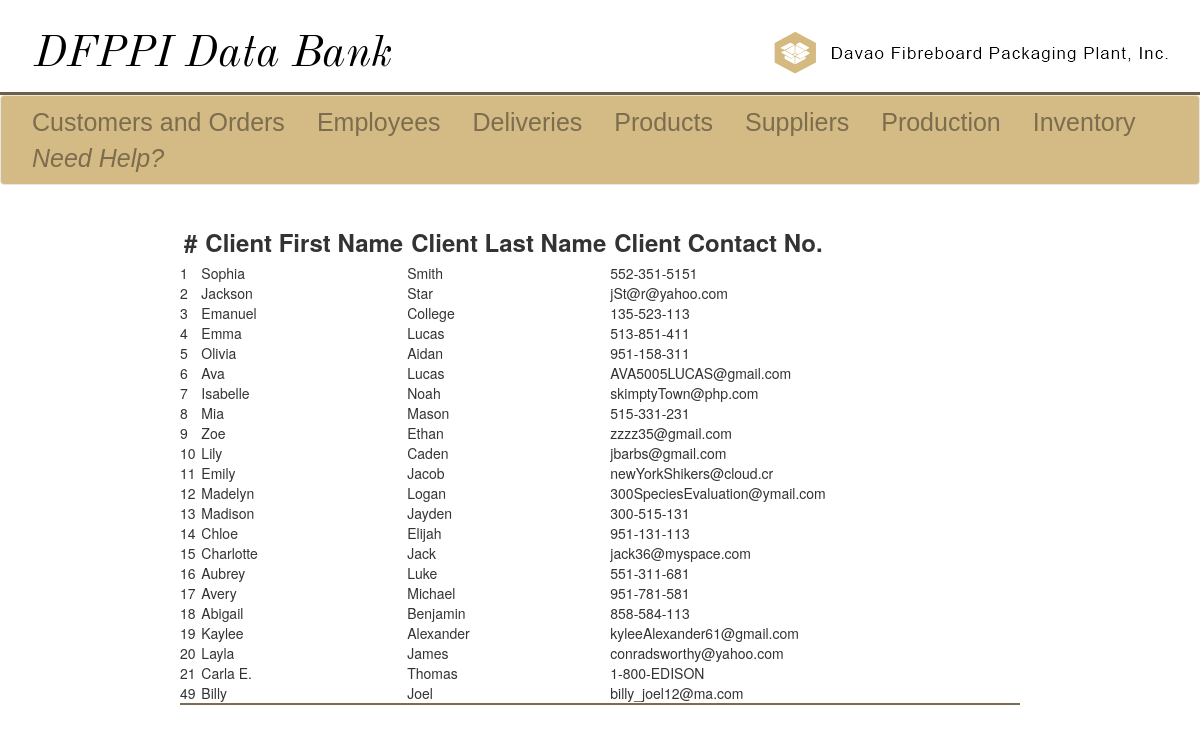
/customers-view-customer.php (signed in), run on an earlier commit of the app's database.
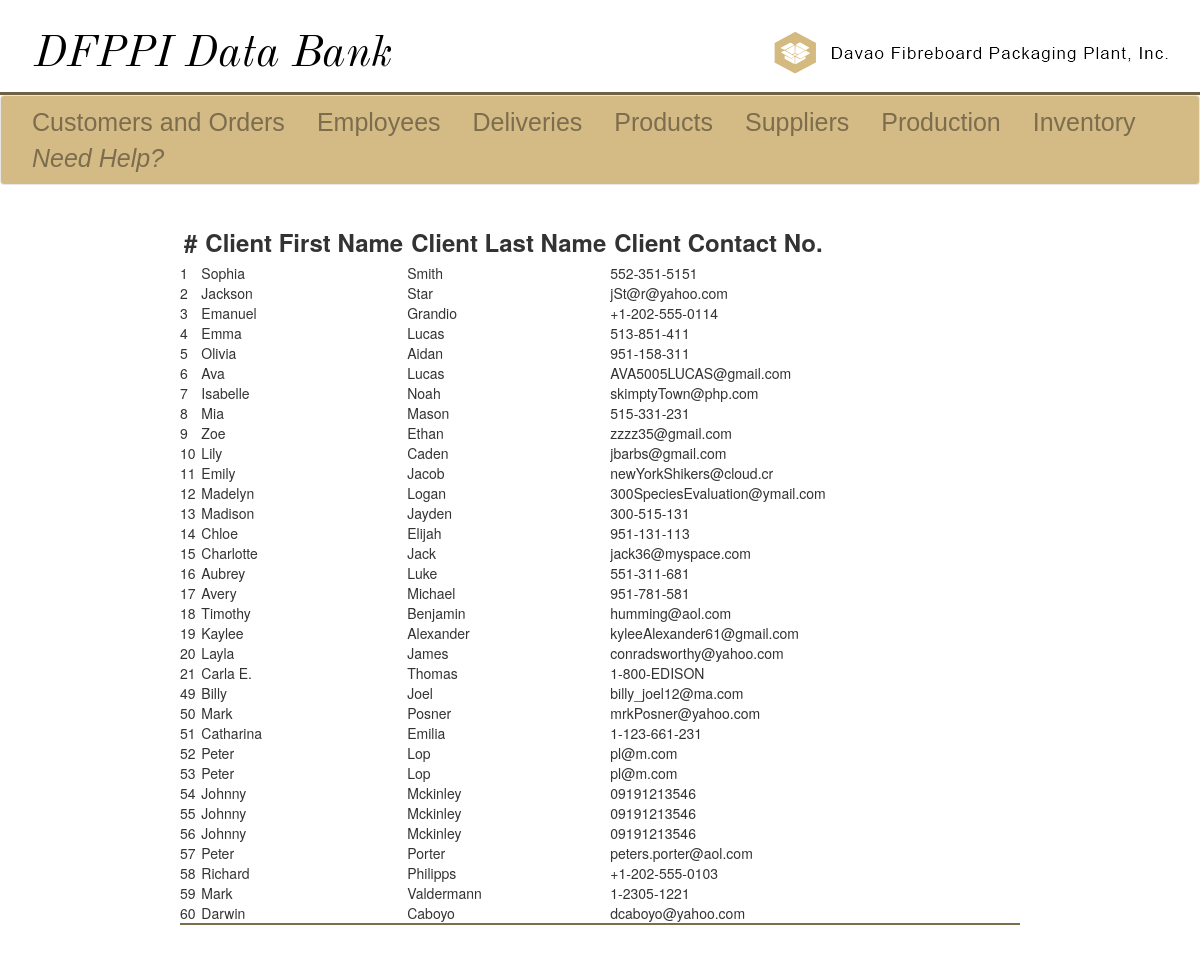
And on a later commit of the database.
### tables this page shows
CREATE TABLE `client` (
  `c_Id` int(11) NOT NULL,
  `c_FirstName` varchar(32) NOT NULL,
  `c_LastName` varchar(32) NOT NULL,
  `c_contactInfo` varchar(64) NOT NULL
);

### customers-view-customer.php (the view, shortened to what this page needs)
<!DOCTYPE html>
<?php
	require 'sql_connect.php';
    $view = "SELECT *
    FROM client c
    ORDER BY c.c_Id";
    $result = mysqli_query($conn, $view);
?>
<html>
	<head>
		<link rel="stylesheet" href="css/jquery.dataTables.css">
		<link rel = "stylesheet" href = "css/bootstrap.min.css">
		<link rel = "stylesheet" href = "css/design.css">
	</head>
	<body>
		<div class = "ultra-banner">
			<div class = "left-ub">
				<a href = "home.php"><img id = "left-logo" src = "images/ultra-banner.png" alt = "DFPPI Home"></a>
			</div>
			<div class = "right-ub">
				<a href = "http://www.davaofibre.ph"><img id = "right-logo" src = "images/other.png" alt = "Employee Module"></a>
			</div>
		</div>
		<div class = "line-sep">
		</div>
		<nav class="navbar navbar-default" id = "myNav">
			<div class="container-fluid">
				<ul class="nav navbar-nav">
					<li><a id = "li-a" href = "customers.php">Customers and Orders</a></li>
					<li><a id = "li-a" href = "employees.php">Employees</a></li>
					<li><a id = "li-a" href = "deliveries.php">Deliveries</a></li>
					<li><a id = "li-a" href = "products.php">Products</a></li>
					<li><a id = "li-a" href = "supplier.php">Suppliers</a></li>
					<li><a id = "li-a" href = "production.php">Production</a></li>
					<li><a id = "li-a" href = "inventory.php">Inventory</a></li>
					<li><a id = "li-a" href = "docs/manual.html"><i>Need Help?</i></a></li>
				</ul>
			</div>
		</nav>
		<div class = "div-form" id="viewTableOnly">
			<table id="table" class="display">
				<thead>
					<tr>
						<th>#</th>
						<th>Client First Name</th>
						<th>Client Last Name</th>
						<th>Client Contact No.</th>
					</tr>
				</thead>
				<tbody>
					<?php
						while($key = mysqli_fetch_assoc($result)){
							echo "<tr>";
							echo "<td>{$key['c_Id']}</td>";
							echo "<td>{$key['c_FirstName']}</td>";
							echo "<td>{$key['c_LastName']}</td>";
							echo "<td>{$key['c_contactInfo']}</td>";
							echo "</tr>";
						}
					?>
				</tbody>
			</table>
        </div>
	</body>
</html>

### css/design.css (style rules this page uses)
#viewTableOnly { width: 70%; }
th { font-size: 3vh; text-align: center; text-decoration: none; padding: 4px; }
ul { list-style-type: none; margin: 0; padding: 1vh; }
#myNav { background-color: #d4ba85; width: 100%; }
#li-a { color: #7c6d4e; text-align: center; padding: 1vh 2vh; font-size: 25px; font-family: sans-serif; text-decoration: none; }
.ultra-banner { width: 100%; background-color: #ffffff; height: 10vh; margin-bottom: 1%; }
.line-sep { background-color:#706146; width: 100%; height: 0.4vh; }
.left-ub,.right-ub { display: inline; width: 50%; height: 100%; }
.left-ub { float: left; }
#left-logo { margin-top: 4vh; margin-left: 4vh; }
#right-logo { float: right; margin-top: 4vh; margin-right: 4vh; }
.div-form { margin: 3% auto 3% auto; width: 60%; height: 100%; border-bottom: 2px solid #7c6d4e; }

What changed in the data, as far as the page shows it:
changed client "Emanuel": c_LastName "College" → "Grandio"; c_contactInfo "135-523-113" → "+1-202-555-0114"
changed client "Benjamin": c_FirstName "Abigail" → "Timothy"; c_contactInfo "858-584-113" → "humming@aol.com"
added client: c_Id "50", c_FirstName "Mark", c_LastName "Posner", c_contactInfo "mrkPosner@yahoo.com"
added client: c_Id "51", c_FirstName "Catharina", c_LastName "Emilia", c_contactInfo "1-123-661-231"
added client: c_Id "52", c_FirstName "Peter", c_LastName "Lop", c_contactInfo "pl@m.com"
added client: c_Id "53", c_FirstName "Peter", c_LastName "Lop", c_contactInfo "pl@m.com"
added client: c_Id "54", c_FirstName "Johnny", c_LastName "Mckinley", c_contactInfo "09191213546"
added client: c_Id "55", c_FirstName "Johnny", c_LastName "Mckinley", c_contactInfo "09191213546"
added client: c_Id "56", c_FirstName "Johnny", c_LastName "Mckinley", c_contactInfo "09191213546"
added client: c_Id "57", c_FirstName "Peter", c_LastName "Porter", c_contactInfo "peters.porter@aol.com"
added client: c_Id "58", c_FirstName "Richard", c_LastName "Philipps", c_contactInfo "+1-202-555-0103"
added client: c_Id "59", c_FirstName "Mark", c_LastName "Valdermann", c_contactInfo "1-2305-1221"
added client: c_Id "60", c_FirstName "Darwin", c_LastName "Caboyo", c_contactInfo "dcaboyo@yahoo.com"
